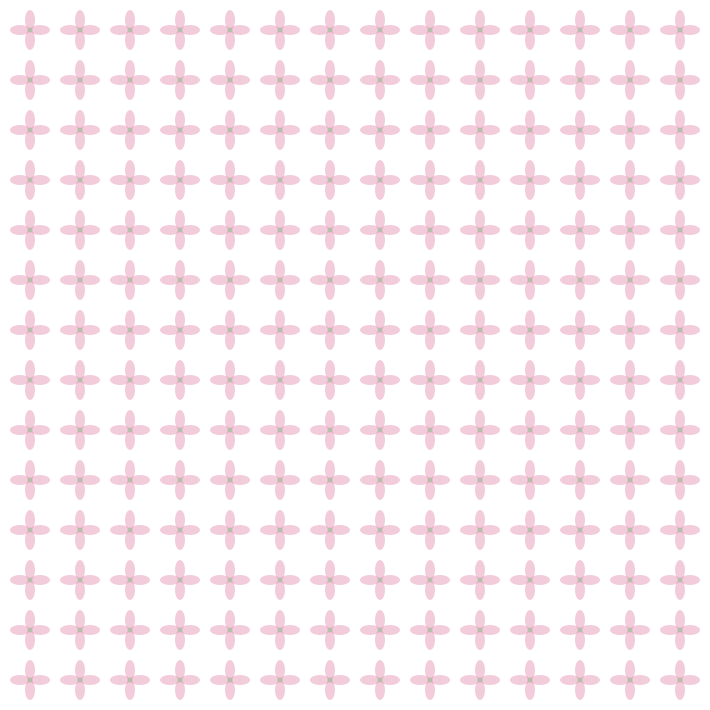
Frame 1 (no input)
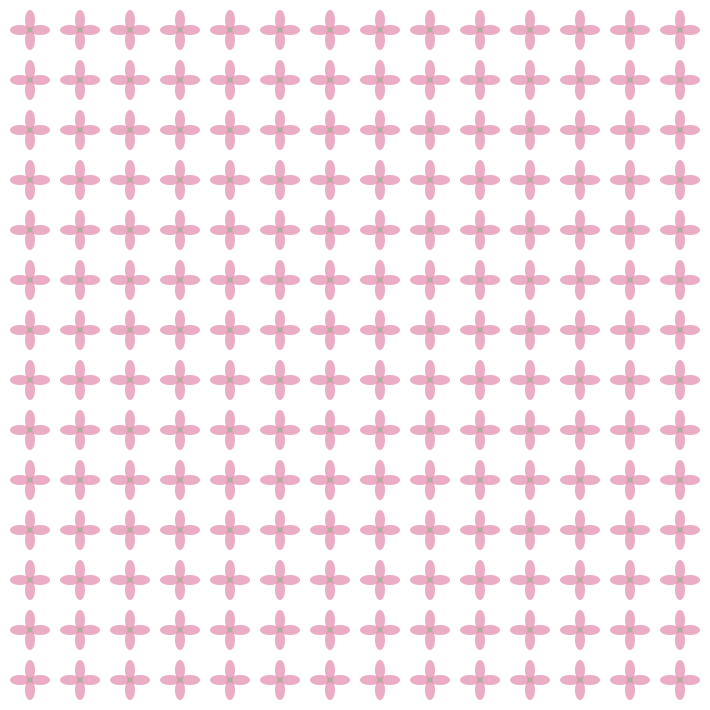
Frame 2 (the mouse pressed at the canvas centre, redrawn once)

The Processing sketch that drew these frames (run headless with seeded random() and noise(); the mouse was pressed at the canvas centre and the sketch redrawn once):

// Processing sketch: processing_164867
// ── processing_164867.pde

void setup() {
  background(255);
  size(710,710);
  noStroke();
  smooth();
  noLoop();
}

void draw(){
  for (int a =30; a<700;a+=50){
    for (int b=30;b<700; b+=50){
    flower(a,b);}
  }
}

void flower (int x, int y ){
  fill(#dd7ca3,100);
  ellipse(x,y-10,10,20);
  ellipse(x,y+10,10,20);
  ellipse(x-10,y,20,10);
  ellipse(x+10,y,20,10);
  fill(#90c293,150);
  ellipse(x,y,5,5);
}
